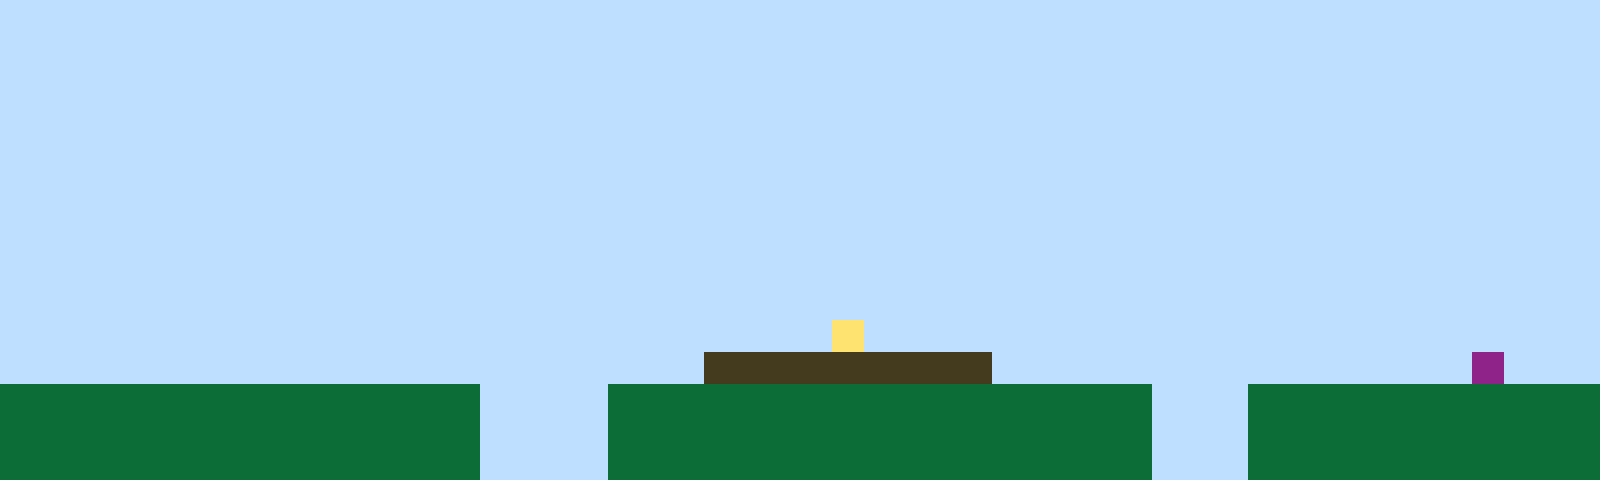

The image is a tile-based game level rendered from a .tmx file. Its description and complete source (layers, tilesets, objects, tile grids) follow:
An orthogonal 50x15 tile map with 32x32 px tiles, 1 tile layer (Tile Layer 1).

<map version="1.10" tiledversion="1.11.2" orientation="orthogonal" renderorder="right-up" width="50" height="15" tilewidth="32" tileheight="32" infinite="0" nextlayerid="2" nextobjectid="1"><editorsettings><export target="map1.csv" format="csv" /></editorsettings><tileset firstgid="1" name="sprites" tilewidth="32" tileheight="32" tilecount="6" columns="3"><image source="sprites.png" width="96" height="64" /></tileset><layer id="1" name="Tile Layer 1" width="50" height="15"><data encoding="csv">1,1,1,1,1,1,1,1,1,1,1,1,1,1,1,1,1,1,1,1,1,1,1,1,1,1,1,1,1,1,1,1,1,1,1,1,1,1,1,1,1,1,1,1,1,1,1,1,1,1,1,1,1,1,1,1,1,1,1,1,1,1,1,1,1,1,1,1,1,1,1,1,1,1,1,1,1,1,1,1,1,1,1,1,1,1,1,1,1,1,1,1,1,1,1,1,1,1,1,1,1,1,1,1,1,1,1,1,1,1,1,1,1,1,1,1,1,1,1,1,1,1,1,1,1,1,1,1,1,1,1,1,1,1,1,1,1,1,1,1,1,1,1,1,1,1,1,1,1,1,1,1,1,1,1,1,1,1,1,1,1,1,1,1,1,1,1,1,1,1,1,1,1,1,1,1,1,1,1,1,1,1,1,1,1,1,1,1,1,1,1,1,1,1,1,1,1,1,1,1,1,1,1,1,1,1,1,1,1,1,1,1,1,1,1,1,1,1,1,1,1,1,1,1,1,1,1,1,1,1,1,1,1,1,1,1,1,1,1,1,1,1,1,1,1,1,1,1,1,1,1,1,1,1,1,1,1,1,1,1,1,1,1,1,1,1,1,1,1,1,1,1,1,1,1,1,1,1,1,1,1,1,1,1,1,1,1,1,1,1,1,1,1,1,1,1,1,1,1,1,1,1,1,1,1,1,1,1,1,1,1,1,1,1,1,1,1,1,1,1,1,1,1,1,1,1,1,1,1,1,1,1,1,1,1,1,1,1,1,1,1,1,1,1,1,1,1,1,1,1,1,1,1,1,1,1,1,1,1,1,1,1,1,1,1,1,1,1,1,1,1,1,1,1,1,1,1,1,1,1,1,1,1,1,1,1,1,1,1,1,1,1,1,1,1,1,1,1,1,1,1,1,1,1,1,1,1,1,1,1,1,1,1,1,1,1,1,1,1,1,1,1,1,1,1,1,1,1,1,1,1,1,1,1,1,1,1,1,1,1,1,1,1,1,1,1,1,1,1,1,1,1,1,1,1,1,1,1,1,1,1,1,1,1,1,1,1,1,1,1,1,1,1,1,1,1,1,1,1,1,1,1,1,1,1,1,1,1,1,1,1,1,1,1,1,1,1,1,1,1,1,1,1,1,1,1,1,1,1,1,1,1,1,1,1,1,1,1,1,1,1,1,1,1,1,1,4,1,1,1,1,1,1,1,1,1,1,1,1,1,1,1,1,1,1,1,1,1,1,1,1,1,1,1,1,1,1,1,1,1,1,1,1,1,1,1,1,1,1,1,1,1,3,3,3,3,3,3,3,3,3,1,1,1,1,1,1,1,1,1,1,1,1,1,1,1,6,1,1,1,2,2,2,2,2,2,2,2,2,2,2,2,2,2,2,1,1,1,1,2,2,2,2,2,2,2,2,2,2,2,2,2,2,2,2,2,1,1,1,2,2,2,2,2,2,2,2,2,2,2,2,2,2,2,2,2,2,2,2,2,2,2,2,2,2,1,1,1,1,2,2,2,2,2,2,2,2,2,2,2,2,2,2,2,2,2,1,1,1,2,2,2,2,2,2,2,2,2,2,2,2,2,2,2,2,2,2,2,2,2,2,2,2,2,2,1,1,1,1,2,2,2,2,2,2,2,2,2,2,2,2,2,2,2,2,2,1,1,1,2,2,2,2,2,2,2,2,2,2,2</data></layer></map>
